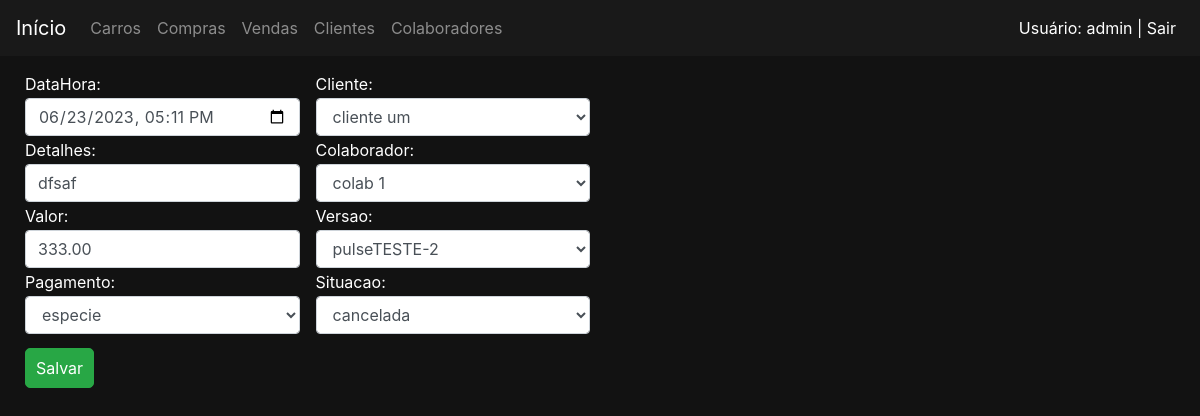
/vendas/editar/1 (signed in), run on the app's committed database.
### vendas/models.py (models this page shows, shortened)
class Venda(models.Model):
    class Meta:
        permissions = (
            ('permissao_gerente', 'permissao gerente'),
            ('permissao_supervisor', 'permissao supervisor'),
            ('permissao_vendedor', 'permissao vendedor'),
            ('permissao_funcionario', 'permissao todos funcionarios'),
        )
    situacaoChoices = (
        ('P', 'processada'),
        ('C', 'cancelada'),
        ('F', 'finalizada'),
    )
    formaPagamentoChoices = (
        ('e','especie'),
        ('t','transferencia bancaria'),
        ('c','consorcio'),
    )
    dataHora = models.DateTimeField()
    detalhes = models.CharField(max_length=50)
    valorVenda = models.DecimalField(max_digits=15, decimal_places=2, verbose_name='Valor')
    formaPagamento = models.CharField(max_length=1, choices=formaPagamentoChoices, verbose_name='Pagamento')
    cliente = models.ForeignKey(Cliente, on_delete=models.DO_NOTHING)
    colaborador = models.ForeignKey(Colaborador, on_delete=models.DO_NOTHING)
    versao = models.ForeignKey(Versao, on_delete=models.DO_NOTHING)
    situacao = models.CharField(max_length=1, choices=situacaoChoices)

### vendas/views.py (the view, shortened to what this page needs)
# urls.py: path('editar/<int:pk>', views.VendasEditar.as_view(), name='editar'),
class VendasEditar(RedirectPermissionRequiredMixin, UpdateView):
    model = Venda
    form_class = VendasModelForm
    template_name = 'vendas/vendaForm.html'
    permission_required = 'vendas.permissao_funcionario'
    success_url = reverse_lazy('vendas:listar')
    def get_initial(self):
        initial = super().get_initial()
        object_ = self.get_object()
        initial['dataHora'] = object_.dataHora.strftime('%Y-%m-%dT%H:%M')
        self.versaoAntesEditar = object_.versao
        return initial

### vendas/forms.py
class VendasModelForm(forms.ModelForm):
    class Meta:
        model = Venda
        fields = '__all__'
        widgets = {'dataHora':forms.DateTimeInput(attrs={'type':'datetime-local'})}
    def __init__(self, *args, **kwargs):
        super().__init__(*args, **kwargs)
        for field in self.fields:
            self.fields[field].widget.attrs.update({'class':'form-control'})
            self.fields[field].widget.attrs.update({'placeholder':field})

### carros/models.py (called while the page is built)
    def __str__(self):
        return self.nome

### clientes/models.py (called while the page is built)
    def __str__(self) -> str:
        return self.nomeCompleto

### pessoas/models.py (called while the page is built)
    def __str__(self) -> str:
        return self.nomeCompleto

### vendas/templates/vendas/vendaForm.html (shortened to what this page needs)
{% extends 'base.html' %}
{% load static %}
{% block 'body' %}
    <div class="container">
        <div class="row">
            <div class="col-md-6">
                <form action="" method="POST">{% csrf_token %}
                    <div class="colunasDuas">
                        {% for field in form %}
                                {{ field.label_tag }}
                                {{ field }}
                        {% endfor %}
                    </div>
                    <input type="submit" class="btn btn-success botao" value="Salvar">
                </form>
            </div>
        </div>
    </div>
{% endblock 'body' %}

### templates/base.html (shortened to what this page needs)
{% load static %}
<!doctype html>
<html lang="pt-BR">
  <head>
    <link rel="stylesheet" href="https://cdn.jsdelivr.net/npm/bootstrap@4.6.2/dist/css/bootstrap.min.css">
    <link rel="stylesheet" href=" {% static 'css/css.css' %}">
  </head>
  <body class="fundo">
    <nav class="navbar navbar-expand-lg navbar-dark bg-nav">
      <a class="navbar-brand" href="/">Início</a>
      <div class="collapse navbar-collapse" id="navbarNav">
        <ul class="navbar-nav">
          <li class="nav-item">
            <a class="nav-link" href="{% url 'carros:listar' %}">Carros</a>
          </li>
          <li class="nav-item">
            <a class="nav-link" href=" {% url 'compras:listar' %}">Compras<span class="sr-only">(current)</span></a>
          </li>
          <li class="nav-item">
            <a class="nav-link" href=" {% url 'vendas:listar' %}">Vendas <span class="sr-only">(current)</span></a>
          </li>
          <li class="nav-item">
            <a class="nav-link" href="{% url 'clientes:listar' %}">Clientes</span></a>
          </li>
          <li class="nav-item">
            <a class="nav-link" href="{% url 'colaboradores:listar' %}">Colaboradores</a>
          </li>
        </ul>
        <ul class="navbar-nav ml-auto">
          <li class="nav-item">
            {% if user.is_authenticated %}
              <a class="nav-link" href="{% url 'logout' %}" style="color:white">Usuário: {{ user.get_username }} | Sair</a>
            {% else %}
              <a class="nav-link" href="{% url 'login' %}" style="color:white">Entrar</a>
            {% endif %}
          </li>
        </ul>
      </div>
    </nav>
    {% block 'body' %}{% endblock %}
  </body>
</html>

### templates/static/css/css.css (style rules this page uses)
.fundo { background-color: #121212; color: white; }
.bg-nav { position: fixed; left:0; top: 0; width: 100%; z-index: 9999; background-color: #191919; margin-bottom: 5px; margin-block-end: 10px; }
.container { max-width: 1300px; }
body { margin-top: 30px; padding-top: 30px; margin-left: 10px; }
a { color:white; }
.botao { display: inline-block; padding: 7px 10px; border-radius: 5px; margin-bottom: 4px; margin-right: 4px; margin-top: 4px; }
label { margin-bottom: 2px; margin-top: 2px; }
.colunasDuas { display: block; column-count:2; break-inside: avoid-column; width: 100%; padding-bottom: 5px; margin-bottom: 5px; margin-top: 5px; padding-top: 5px; }
.navbar-nav.ml-auto { margin-right: 0; }

### data on the page
Venda: form "06/23/2023 17:11" "dfsaf" "333.00" "especie" "cliente um" "colab 1" "pulseTESTE-2" "cancelada"

### other printed values
{{ user.get_username }} "admin"
{{ field.label_tag }} "DataHora:" "Detalhes:" "Valor:" "Pagamento:" "Cliente:" "Colaborador:" "Versao:" "Situacao:"
